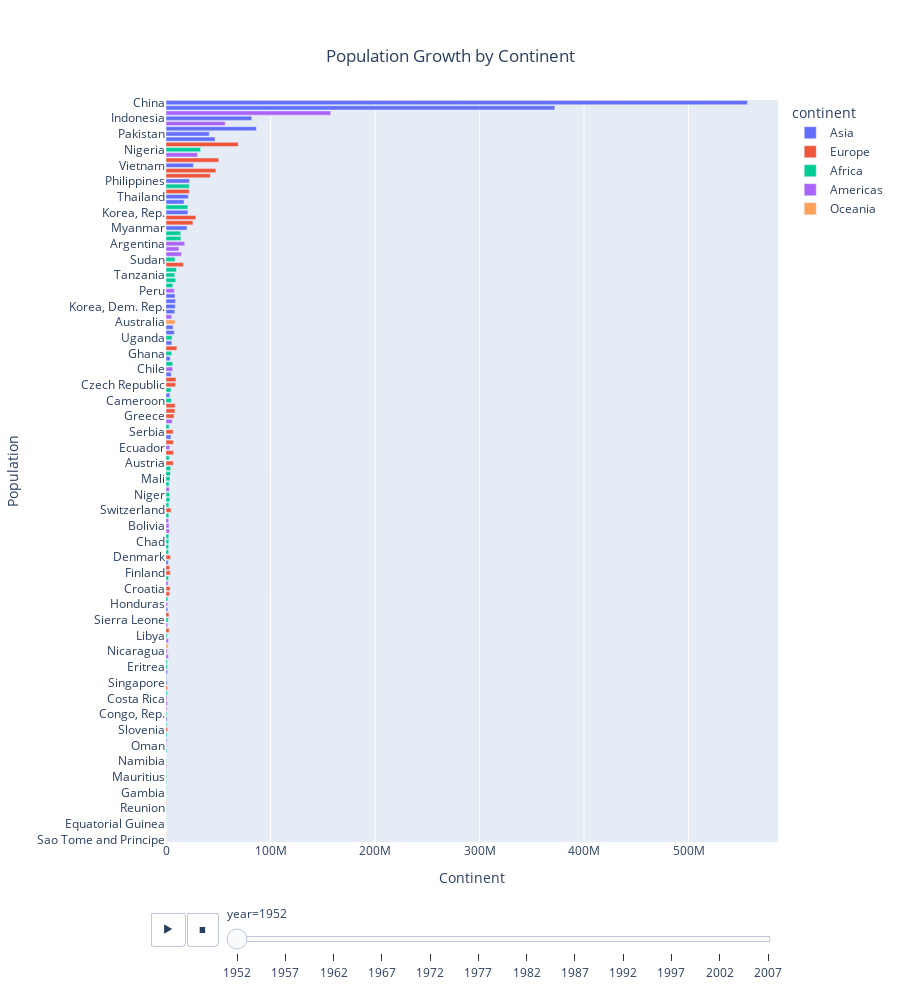

Notebook code cell kept with this figure:
### Markdown cell above
## Question 6:

Clean up the country animation. Set the height size of the figure to 1000 to have a better view of the animation

### Code cell
# YOUR CODE HERE

fig = px.bar(df, 
             x='pop', 
             y='country',
             animation_frame='year', 
             title='Population Growth by Continent',
#              labels={'pop': 'Population'},
             category_orders={"country": df.groupby("country")["pop"].sum().sort_values(ascending=False).index},
             height=1000, 
             color = 'continent'
            )
fig.update_layout(xaxis_title='Continent', yaxis_title='Population',title_x=0.5, title_y=0.95)
# fig.update_xaxes(type='category')


fig.show()

### Figure 1 — Plotly figure (JSON) as saved in the notebook; plotly's stock layout.template omitted (floating-point values rounded to 4 significant figures; data arrays with more than 128 entries replaced by an {"elided": "..."} marker saying what was removed)
{"data": [{"alignmentgroup": "True", "hovertemplate": "continent=Asia<br>year=1952<br>pop=%{x}<br>country=%{y}<extra></extra>", "legendgroup": "Asia", "marker": {"color": "#636efa", "pattern": {"shape": ""}}, "name": "Asia", "offsetgroup": "Asia", "orientation": "h", "showlegend": true, "textposition": "auto", "type": "bar", "x": [8425333, 120447, 46886859, 4693836, 556263527, 2125900, 372000000, 82052000, 17272000, 5441766, 1620914, 86459025, 607914, 8865488, 20947571, 160000, 1439529, 6748378, 800663, 20092996, 9182536, 507833, 41346560, 22438691, 4005677, 1127000, 7982342, 3661549, 8550362, 21289402, 26246839, 1030585, 4963829], "xaxis": "x", "y": ["Afghanistan", "Bahrain", "Bangladesh", "Cambodia", "China", "Hong Kong, China", "India", "Indonesia", "Iran", "Iraq", "Israel", "Japan", "Jordan", "Korea, Dem. Rep.", "Korea, Rep.", "Kuwait", "Lebanon", "Malaysia", "Mongolia", "Myanmar", "Nepal", "Oman", "Pakistan", "Philippines", "Saudi Arabia", "Singapore", "Sri Lanka", "Syria", "Taiwan", "Thailand", "Vietnam", "West Bank and Gaza", "Yemen, Rep."], "yaxis": "y"}, {"alignmentgroup": "True", "hovertemplate": "continent=Europe<br>year=1952<br>pop=%{x}<br>country=%{y}<extra></extra>", "legendgroup": "Europe", "marker": {"color": "#EF553B", "pattern": {"shape": ""}}, "name": "Europe", "offsetgroup": "Europe", "orientation": "h", "showlegend": true, "textposition": "auto", "type": "bar", "x": [1282697, 6927772, 8730405, 2791000, 7274900, 3882229, 9125183, 4334000, 4090500, 42459667, 69145952, 7733250, 9504000, 147962, 2952156, 47666000, 413834, 10381988, 3327728, 25730551, 8526050, 16630000, 6860147, 3558137, 1489518, 28549870, 7124673, 4815000, 22235677, 50430000], "xaxis": "x", "y": ["Albania", "Austria", "Belgium", "Bosnia and Herzegovina", "Bulgaria", "Croatia", "Czech Republic", "Denmark", "Finland", "France", "Germany", "Greece", "Hungary", "Iceland", "Ireland", "Italy", "Montenegro", "Netherlands", "Norway", "Poland", "Portugal", "Romania", "Serbia", "Slovak Republic", "Slovenia", "Spain", "Sweden", "Switzerland", "Turkey", "United Kingdom"], "yaxis": "y"}, {"alignmentgroup": "True", "hovertemplate": "continent=Africa<br>year=1952<br>pop=%{x}<br>country=%{y}<extra></extra>", "legendgroup": "Africa", "marker": {"color": "#00cc96", "pattern": {"shape": ""}}, "name": "Africa", "offsetgroup": "Africa", "orientation": "h", "showlegend": true, "textposition": "auto", "type": "bar", "x": [9279525, 4232095, 1738315, 442308, 4469979, 2445618, 5009067, 1291695, 2682462, 153936, 14100005, 854885, 2977019, 63149, 22223309, 216964, 1438760, 20860941, 420702, 284320, 5581001, 2664249, 580653, 6464046, 748747, 863308, 1019729, 4762912, 2917802, 3838168, 1022556, 516556, 9939217, 6446316, 485831, 3379468, 33119096, 257700, 2534927, 60011, 2755589, 2143249, 2526994, 14264935, 8504667, 290243, 8322925, 1219113, 3647735, 5824797, 2672000, 3080907], "xaxis": "x", "y": ["Algeria", "Angola", "Benin", "Botswana", "Burkina Faso", "Burundi", "Cameroon", "Central African Republic", "Chad", "Comoros", "Congo, Dem. Rep.", "Congo, Rep.", "Cote d'Ivoire", "Djibouti", "Egypt", "Equatorial Guinea", "Eritrea", "Ethiopia", "Gabon", "Gambia", "Ghana", "Guinea", "Guinea-Bissau", "Kenya", "Lesotho", "Liberia", "Libya", "Madagascar", "Malawi", "Mali", "Mauritania", "Mauritius", "Morocco", "Mozambique", "Namibia", "Niger", "Nigeria", "Reunion", "Rwanda", "Sao Tome and Principe", "Senegal", "Sierra Leone", "Somalia", "South Africa", "Sudan", "Swaziland", "Tanzania", "Togo", "Tunisia", "Uganda", "Zambia", "Zimbabwe"], "yaxis": "y"}, {"alignmentgroup": "True", "hovertemplate": "continent=Americas<br>year=1952<br>pop=%{x}<br>country=%{y}<extra></extra>", "legendgroup": "Americas", "marker": {"color": "#ab63fa", "pattern": {"shape": ""}}, "name": "Americas", "offsetgroup": "Americas", "orientation": "h", "showlegend": true, "textposition": "auto", "type": "bar", "x": [17876956, 2883315, 56602560, 14785584, 6377619, 12350771, 926317, 6007797, 2491346, 3548753, 2042865, 3146381, 3201488, 1517453, 1426095, 30144317, 1165790, 940080, 1555876, 8025700, 2227000, 662850, 157553000, 2252965, 5439568], "xaxis": "x", "y": ["Argentina", "Bolivia", "Brazil", "Canada", "Chile", "Colombia", "Costa Rica", "Cuba", "Dominican Republic", "Ecuador", "El Salvador", "Guatemala", "Haiti", "Honduras", "Jamaica", "Mexico", "Nicaragua", "Panama", "Paraguay", "Peru", "Puerto Rico", "Trinidad and Tobago", "United States", "Uruguay", "Venezuela"], "yaxis": "y"}, {"alignmentgroup": "True", "hovertemplate": "continent=Oceania<br>year=1952<br>pop=%{x}<br>country=%{y}<extra></extra>", "legendgroup": "Oceania", "marker": {"color": "#FFA15A", "pattern": {"shape": ""}}, "name": "Oceania", "offsetgroup": "Oceania", "orientation": "h", "showlegend": true, "textposition": "auto", "type": "bar", "x": [8691212, 1994794], "xaxis": "x", "y": ["Australia", "New Zealand"], "yaxis": "y"}], "layout": {"barmode": "relative", "height": 1000, "legend": {"title": {"text": "continent"}, "tracegroupgap": 0}, "sliders": [{"active": 0, "currentvalue": {"prefix": "year="}, "len": 0.9, "pad": {"b": 10, "t": 60}, "steps": [{"args": [["1952"], {"frame": {"duration": 0, "redraw": true}, "fromcurrent": true, "mode": "immediate", "transition": {"duration": 0, "easing": "linear"}}], "label": "1952", "method": "animate"}, {"args": [["1957"], {"frame": {"duration": 0, "redraw": true}, "fromcurrent": true, "mode": "immediate", "transition": {"duration": 0, "easing": "linear"}}], "label": "1957", "method": "animate"}, {"args": [["1962"], {"frame": {"duration": 0, "redraw": true}, "fromcurrent": true, "mode": "immediate", "transition": {"duration": 0, "easing": "linear"}}], "label": "1962", "method": "animate"}, {"args": [["1967"], {"frame": {"duration": 0, "redraw": true}, "fromcurrent": true, "mode": "immediate", "transition": {"duration": 0, "easing": "linear"}}], "label": "1967", "method": "animate"}, {"args": [["1972"], {"frame": {"duration": 0, "redraw": true}, "fromcurrent": true, "mode": "immediate", "transition": {"duration": 0, "easing": "linear"}}], "label": "1972", "method": "animate"}, {"args": [["1977"], {"frame": {"duration": 0, "redraw": true}, "fromcurrent": true, "mode": "immediate", "transition": {"duration": 0, "easing": "linear"}}], "label": "1977", "method": "animate"}, {"args": [["1982"], {"frame": {"duration": 0, "redraw": true}, "fromcurrent": true, "mode": "immediate", "transition": {"duration": 0, "easing": "linear"}}], "label": "1982", "method": "animate"}, {"args": [["1987"], {"frame": {"duration": 0, "redraw": true}, "fromcurrent": true, "mode": "immediate", "transition": {"duration": 0, "easing": "linear"}}], "label": "1987", "method": "animate"}, {"args": [["1992"], {"frame": {"duration": 0, "redraw": true}, "fromcurrent": true, "mode": "immediate", "transition": {"duration": 0, "easing": "linear"}}], "label": "1992", "method": "animate"}, {"args": [["1997"], {"frame": {"duration": 0, "redraw": true}, "fromcurrent": true, "mode": "immediate", "transition": {"duration": 0, "easing": "linear"}}], "label": "1997", "method": "animate"}, {"args": [["2002"], {"frame": {"duration": 0, "redraw": true}, "fromcurrent": true, "mode": "immediate", "transition": {"duration": 0, "easing": "linear"}}], "label": "2002", "method": "animate"}, {"args": [["2007"], {"frame": {"duration": 0, "redraw": true}, "fromcurrent": true, "mode": "immediate", "transition": {"duration": 0, "easing": "linear"}}], "label": "2007", "method": "animate"}], "x": 0.1, "xanchor": "left", "y": 0, "yanchor": "top"}], "title": {"text": "Population Growth by Continent", "x": 0.5, "y": 0.95}, "updatemenus": [{"buttons": [{"args": [null, {"frame": {"duration": 500, "redraw": true}, "fromcurrent": true, "mode": "immediate", "transition": {"duration": 500, "easing": "linear"}}], "label": "&#9654;", "method": "animate"}, {"args": [[null], {"frame": {"duration": 0, "redraw": true}, "fromcurrent": true, "mode": "immediate", "transition": {"duration": 0, "easing": "linear"}}], "label": "&#9724;", "method": "animate"}], "direction": "left", "pad": {"r": 10, "t": 70}, "showactive": false, "type": "buttons", "x": 0.1, "xanchor": "right", "y": 0, "yanchor": "top"}], "xaxis": {"anchor": "y", "domain": [0, 1], "title": {"text": "Continent"}}, "yaxis": {"anchor": "x", "categoryarray": {"elided": "142 str values"}, "categoryorder": "array", "domain": [0, 1], "title": {"text": "Population"}}}}
